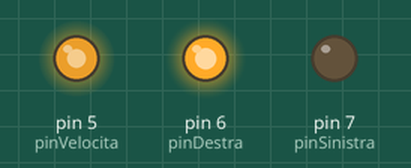
Simulated run of this sketch. Board: Arduino Uno, built with avr-gcc and run on an emulated ATmega328P. Shown: output pins drawn as LEDs (lit = HIGH). Random numbers use the default seed unless the sketch sets one.

Above: at 0.1 s.
At 21.1 s:
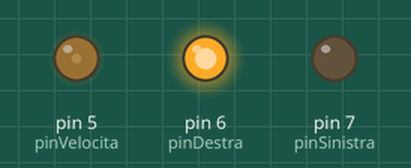
At 27.1 s:
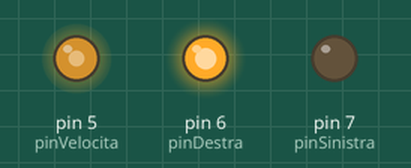
At 39.1 s:
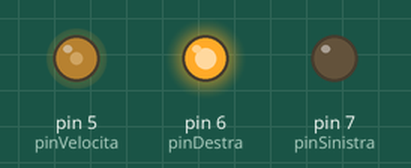
Timing chart, 0 to 40.0 s (numbered marks = the images above):
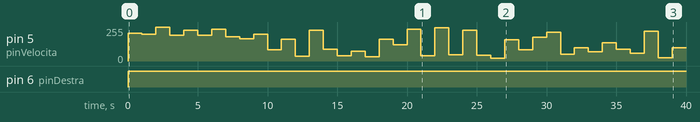

The sketch:

Motore_attivit_2.ino
```cpp
int pinVelocita = 5;
int pinDestra = 6;
int pinSinistra = 7;
int pinIn = A0;

void setup() {

  Serial.begin(9600);
  pinMode(pinVelocita, OUTPUT);
  pinMode(pinDestra, OUTPUT);
  pinMode(pinSinistra, OUTPUT);

  randomSeed(analogRead(0));

}

void loop() {
  digitalWrite(pinDestra, HIGH);
  int rnd = random(0,255);
  analogWrite(pinVelocita, rnd);
  delay(1000);
}
```

Measured:
- by itself, pin 6 (pinDestra): LOW → HIGH at 0.00 s
- by itself, pin 5 (pinVelocita): 0/255 → 209/255 at 0.00 s, → 199/255 1.0 s later, → 254/255 1.0 s later, → 193/255 1.0 s later, … (40 changes in this stretch)
